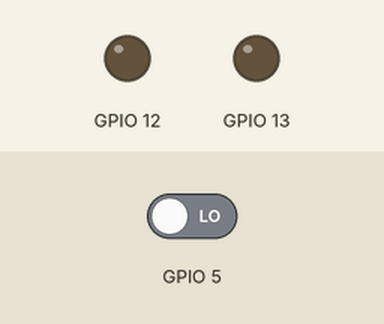
This sketch was run on a simulated ESP8266 (NodeMCU). Parts: output pins drawn as LEDs (lit = HIGH). The test bench sets the inputs (shaded band); at power-on: GPIO 5 LOW. WiFi joins after 1.5 s; servers stay silent unless stated; what the sketch prints to the serial monitor is not drawn.

Above: at 2.7 s.
2.8 s: GPIO 5 driven HIGH
At 3.8 s:
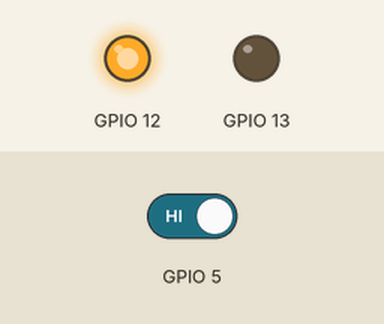
6.8 s: GPIO 5 driven LOW
At 8.1 s:
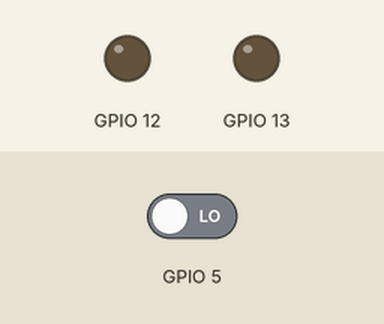
Timing chart, 0 to 9.8 s (numbered marks = the images above; inputs shaded):
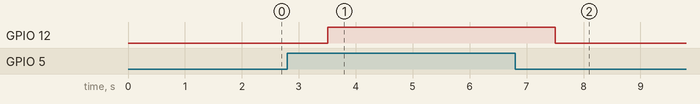

The sketch:

mx_test.ino
```cpp
#include <ESP8266WiFi.h>
#include <WiFiUdp.h>


// Set WiFi credentials
#define WIFI_SSID "trips-traps-trull vork"
#define WIFI_PASS "123456789"
#define UDP_PORT 161

// Set your Static IP address
IPAddress local_IP(192, 168, 4, 2);
// Set your Gateway IP address
IPAddress gateway(192, 168, 4, 254);

IPAddress subnet(255, 255, 255, 0);

// UDP
WiFiUDP UDP;
char packet[255];
char reply[] = "sdfdsgdzfhgfjtyja5uj received!";

#define udpIP "192.168.4.1"

void setup() {

  pinMode(13, OUTPUT);
  pinMode(12, OUTPUT);
  pinMode(5, INPUT);

  // Setup serial port
  Serial.begin(115200);
  Serial.println();

  WiFi.config(local_IP, gateway, subnet);

  // Begin WiFi
  WiFi.begin(WIFI_SSID, WIFI_PASS);

   Serial.println(WiFi.softAPIP());

  // Connecting to WiFi...
  Serial.print("Connecting to ");
  Serial.print(WIFI_SSID);
  // Loop continuously while WiFi is not connected
  while (WiFi.status() != WL_CONNECTED)
  {
    delay(100);
    Serial.print(".");
  }

  // Connected to WiFi
  Serial.println();
  Serial.print("Connected! IP address: ");
  Serial.println(WiFi.localIP());

  // Begin listening to UDP port
  UDP.begin(UDP_PORT);
  Serial.print("Listening on UDP port ");
  Serial.println(UDP.remotePort());

}

void loop() {

  digitalWrite(12, digitalRead(5));
  delay(1000);
  digitalWrite(12, LOW);

  // If packet received...
  int packetSize = UDP.parsePacket();
  if (packetSize) {
    Serial.print("Received packet! Size: ");
    Serial.println(packetSize);
    int len = UDP.read(packet, 255);
    if (len > 0){
      packet[len] = '\0';
      digitalWrite(13, HIGH);
      delay(1000);
      digitalWrite(13, LOW);
      delay(1000);
    }
    // Send return packet
    UDP.beginPacket(udpIP, UDP.remotePort());
    UDP.write(reply);
    UDP.endPacket();
  }
}
```

Measured:
- after the input at 2.8 s, GPIO 12: LOW → HIGH after 0.70 s
- after the input at 6.8 s, GPIO 12: HIGH → LOW after 0.71 s
